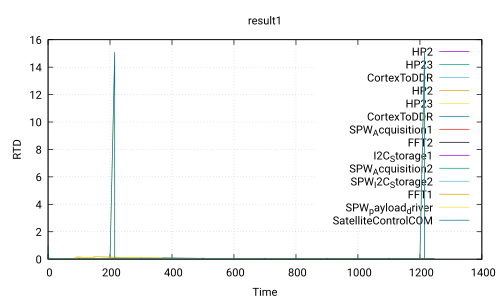

Here is the gnuplot script that generated this plot:
 set title 'result1'
 set ylabel 'RTD'
 set xlabel 'Time'
 set grid
 set term pdf
 set output 'Use_case_DoubleCamera_noSafety.ATIPPIC0.executable360.0_60.0.pdf'
 plot 'Use_case_DoubleCamera_noSafety.ATIPPIC0.executable360.0_60.0.csv' using 1:2 with lines title 'HP2','Use_case_DoubleCamera_noSafety.ATIPPIC0.executable360.0_60.0.csv' using 1:3 with lines title 'HP23','Use_case_DoubleCamera_noSafety.ATIPPIC0.executable360.0_60.0.csv' using 1:4 with lines title 'CortexToDDR','Use_case_DoubleCamera_noSafety.ATIPPIC0.executable360.0_60.0.csv' using 1:5 with lines title 'HP2','Use_case_DoubleCamera_noSafety.ATIPPIC0.executable360.0_60.0.csv' using 1:6 with lines title 'HP23','Use_case_DoubleCamera_noSafety.ATIPPIC0.executable360.0_60.0.csv' using 1:7 with lines title 'CortexToDDR','Use_case_DoubleCamera_noSafety.ATIPPIC0.executable360.0_60.0.csv' using 1:8 with lines title 'SPW_Acquisition1','Use_case_DoubleCamera_noSafety.ATIPPIC0.executable360.0_60.0.csv' using 1:9 with lines title 'FFT2','Use_case_DoubleCamera_noSafety.ATIPPIC0.executable360.0_60.0.csv' using 1:10 with lines title 'I2C_Storage1','Use_case_DoubleCamera_noSafety.ATIPPIC0.executable360.0_60.0.csv' using 1:11 with lines title 'SPW_Acquisition2','Use_case_DoubleCamera_noSafety.ATIPPIC0.executable360.0_60.0.csv' using 1:12 with lines title 'SPW_I2C_Storage2','Use_case_DoubleCamera_noSafety.ATIPPIC0.executable360.0_60.0.csv' using 1:13 with lines title 'FFT1','Use_case_DoubleCamera_noSafety.ATIPPIC0.executable360.0_60.0.csv' using 1:14 with lines title 'SPW_payload_driver','Use_case_DoubleCamera_noSafety.ATIPPIC0.executable360.0_60.0.csv' using 1:15 with lines title 'SatelliteControlCOM'
